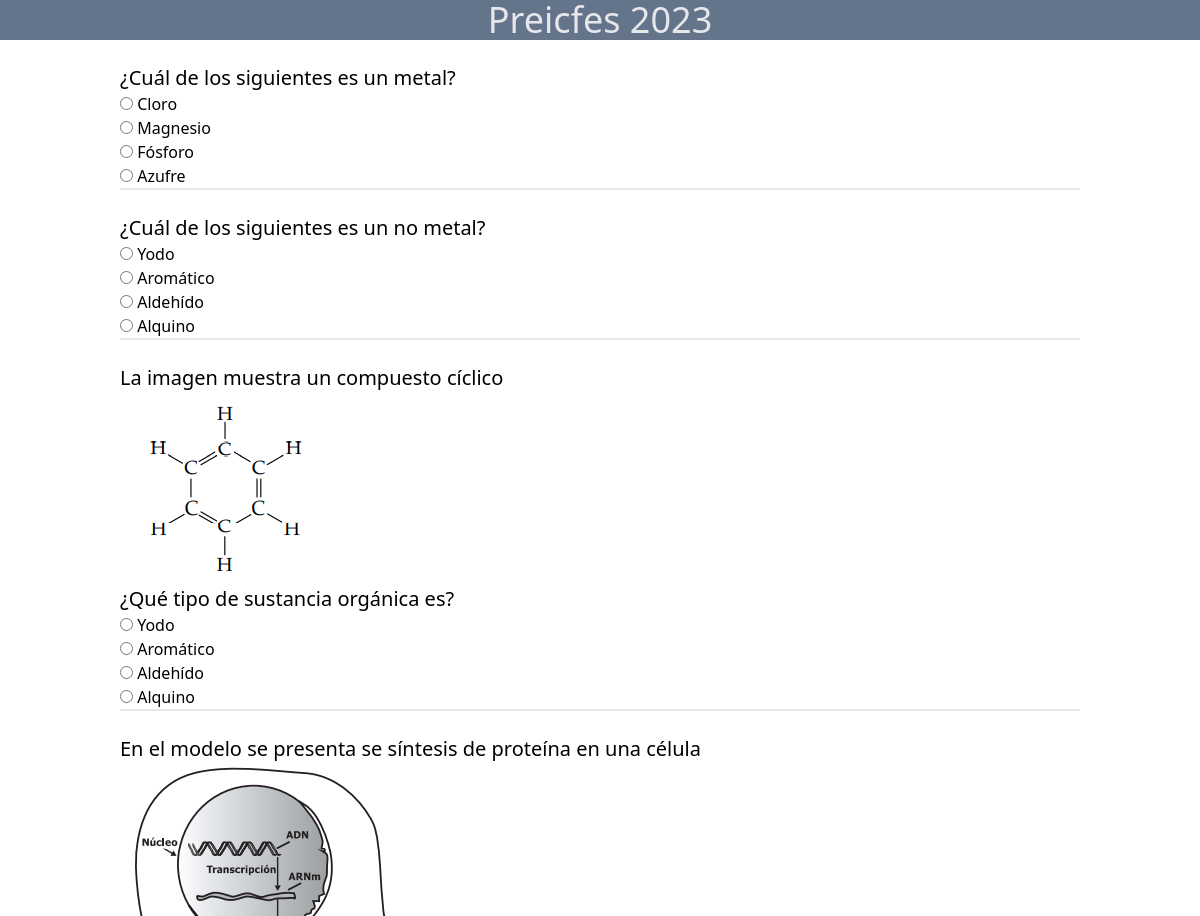
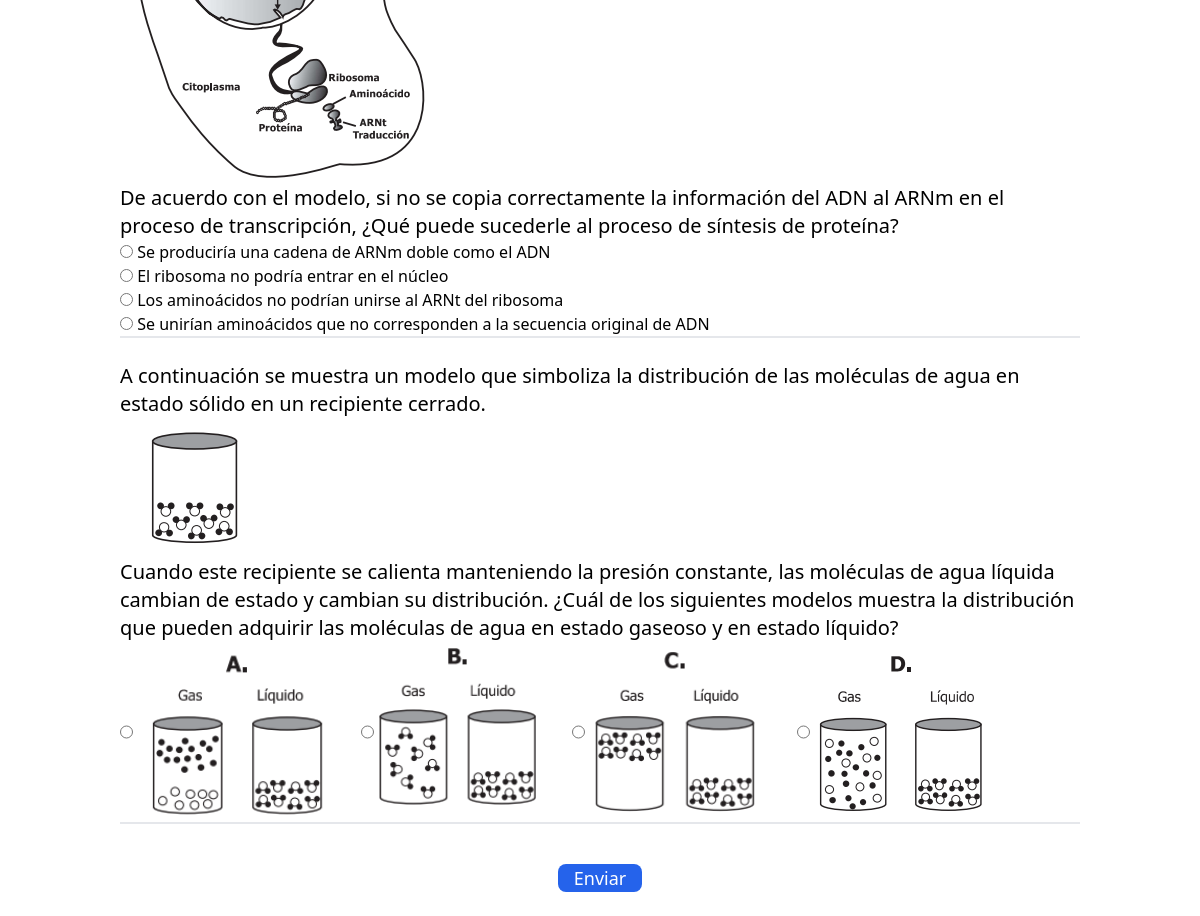
The app's page /ciencias/ with its own data (2 pictures, top to bottom).
### preguntas/models.py (models this page shows, shortened)
class Pregunta(models.Model):
    categoria = models.CharField(
        max_length=12,
        choices=PRUEBAS,
        default='ciencias',
        null=True,
        blank=True
    )
    contexto = models.TextField(null=True, blank=True)
    texto = models.TextField(null=True, blank=True)
    opciones = models.ManyToManyField(RespuestaMultiple)
    respuesta_correcta = models.ManyToManyField(RespuestaMultiple, related_name="correcta", blank=True)
    explicacion = models.TextField(blank=True)
    imagen = models.ImageField(upload_to='media', null=True, blank=True)
    respuestas_tienen_imagen = models.BooleanField(default=False)

class RespuestaMultiple(models.Model):
    texto = models.TextField(null=True, blank=True)
    imagen = models.ImageField(upload_to='media', null=True, blank=True)

### preguntas/views.py (the view)
# urls.py: path('<str:categoria>/', views.prueba, name='prueba'),
def prueba(request, categoria):
    quiz = Quiz.objects.get(categoria=categoria)
    preguntas = Pregunta.objects.filter(categoria=categoria)
    context = {'preguntas': preguntas, 'categoria': categoria, 'quiz': quiz}
    return render(request, 'preguntas/plantilla_preguntas.html', context)

### preguntas/templates/preguntas/plantilla_preguntas.html (shortened to what this page needs)
{% extends 'preguntas/base.html' %}
{% block content %}
{% if preguntas %}
    <div class="w-4/5 mx-auto">
      <form action="{% url 'preguntas:revisar' quiz.id %}" method="post">
        {% for pregunta in preguntas %}
        <section class="mt-6 border-b-2">
          <p class="text-xl">{{ pregunta.texto }}</p>
          {% if pregunta.imagen %}
            <img src="{{ pregunta.imagen.url }}"/>
            <p class="text-xl">{{ pregunta.contexto }}</p>
          {% endif %}
          <div {% if pregunta.respuestas_tienen_imagen %}class="flex flex-wrap gap-1"{% endif %}>
            {% for opcion in pregunta.opciones.all %}
            <div {% if opcion.imagen %}class="flex border-2 border-gray-200"{% endif %}>
              <input type="radio" id="opcion{{ opcion.pk }}" name="pregunta{{ pregunta.pk }}" value="{{ pregunta.pk}}-{{opcion.pk }}">
              {% if opcion.imagen %}
              <img class="mr-6" src="{{ opcion.imagen.url }}" alt=""/>
              {% else %}
                <label class="mr-6" for="opcion{{ opcion.pk }}">{{ opcion.texto }}</label>
              {% endif %}
            </div>
            {% endfor %}
          </div>
        </section>
        {% endfor %}
        <div class="text-center my-6">
          <input type="submit" value="Enviar" class="mt-4 text-white bg-blue-600 hover:bg-blue-800 text-lg font-medium rounded-lg px-5 focus:ring-4 focus:ring-blue-300 px-4"/>
        </div>
      </form>
    </div>
{% else %}
    <p>No hay preguntas</p>
{% endif %}
{% endblock %}

### preguntas/templates/preguntas/base.html (shortened to what this page needs)
{% load static %}
<!DOCTYPE html>
<html>
<head>
  <link rel="stylesheet" href="{% static 'css/output.css' %}">
</head>
<body class="">
  <header class="bg-slate-500">
    <h1 class="text-gray-200 text-4xl text-center"><a href="/">Preicfes 2023</a></h1>
  </header>
{% block content %}
{% endblock %}
</body>
</html>

### records on screen
Pregunta: texto "¿Cuál de los siguientes es un metal?"
RespuestaMultiple: texto "Cloro"
RespuestaMultiple: texto "Magnesio"
RespuestaMultiple: texto "Fósforo"
RespuestaMultiple: texto "Azufre"
Pregunta: texto "¿Cuál de los siguientes es un no metal?"
RespuestaMultiple: texto "Yodo"
RespuestaMultiple: texto "Aromático"
RespuestaMultiple: texto "Aldehído"
RespuestaMultiple: texto "Alquino"
Pregunta: texto "La imagen muestra un compuesto cíclico", imagen (picture), contexto "¿Qué tipo de sustancia orgánica es?"
Pregunta: texto "En el modelo se presenta se síntesis de proteína en una célula", imagen (picture), contexto "De acuerdo con el modelo, si no se copia correctamente la información del ADN al ARNm en el proceso de transcripción, ¿Qué puede sucederle al proceso de síntesis de proteína?"
RespuestaMultiple: texto "Se produciría una cadena de ARNm doble como el ADN"
RespuestaMultiple: texto "El ribosoma no podría entrar en el núcleo"
RespuestaMultiple: texto "Los aminoácidos no podrían unirse al ARNt del ribosoma"
RespuestaMultiple: texto "Se unirían aminoácidos que no corresponden a la secuencia original de ADN"
Pregunta: texto "A continuación se muestra un modelo que simboliza la distribución de las moléculas de agua en estado sólido en un recipiente cerrado.", imagen (picture), contexto "Cuando este recipiente se calienta manteniendo la presión constante, las moléculas de agua líquida cambian de estado y cambian su distribución. ¿Cuál de los siguientes modelos muestra la distribución que pueden adquirir las moléculas de agua en estado gaseoso y en estado líquido?"
RespuestaMultiple: imagen (picture)
RespuestaMultiple: imagen (picture)
RespuestaMultiple: imagen (picture)
RespuestaMultiple: imagen (picture)
